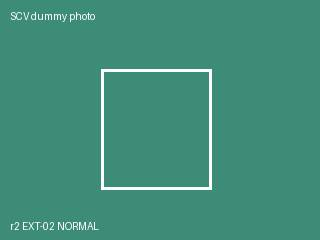
#> input picture ros2_ws/src/scv_app/scv_media/2026/08/25/r2/EXT-02_9b4a84b1_rgb.jpg, 320 x 240 px
$ python -i rack_conditioner.py   (imports and definitions only)
#> lines starting #> are read from the running program, lines starting #| are printed output that depends on the picture; after the words box and inside, x2 and y2 are one past the last pixel; in counts of white or black regions, pixels touching at a corner belong together
#> further down, picture is the input picture: shape (240, 320, 3); mean B, G, R 122.1, 141.7, 66.2
"""랙 파이프 자동 감지와 기준 사진 비교로 상자 돌출을 검사하는 함수 모음."""

from pathlib import Path

import cv2
import numpy as np
from scv_msgs.msg import InspectionResult


def _longest_run_per_column(mask):
    """각 열에서 가장 긴 연속 흰 구간의 길이와 시작 행을 구한다."""
    h, w = mask.shape
    lengths = np.zeros(w, dtype=np.int32)
    starts = np.zeros(w, dtype=np.int32)
    for col in range(w):
        column = mask[:, col]
        best_len = 0
        best_start = 0
        run_start = -1
        for row in range(h):
            if column[row] > 0:
                if run_start < 0:
                    run_start = row
            else:
                if run_start >= 0:
                    run_len = row - run_start
                    if run_len > best_len:
                        best_len = run_len
                        best_start = run_start
                    run_start = -1
        if run_start >= 0:
            run_len = h - run_start
            if run_len > best_len:
                best_len = run_len
                best_start = run_start
        lengths[col] = best_len
        starts[col] = best_start
    return lengths, starts


def detect_rack(frame, min_run_ratio=0.30, pipe_max_width=40):
    """흰색 파이프의 수직 연속성으로 랙 좌우 경계를 자동 검출한다. 못 찾으면 None."""
#> called with min_run_ratio = 0.3, pipe_max_width = 40
    h, w = frame.shape[:2]
#> h = 240; w = 320
    hsv = cv2.cvtColor(frame, cv2.COLOR_BGR2HSV)
#> hsv: shape (240, 320, 3); mean H, S, V 82.2, 137.8, 141.7
    white = cv2.inRange(hsv, (0, 0, 170), (180, 65, 255))
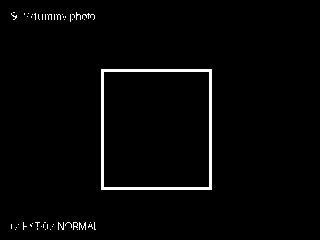
#> white: shape (240, 320); 2.2% white; 50 white regions (46 under 20 px), largest, box (x1, y1, x2, y2) and area: (101, 69, 212, 190) 1356, (82, 13, 95, 20) 30, (79, 222, 86, 230) 28, (58, 222, 64, 230) 23
    white = cv2.morphologyEx(white, cv2.MORPH_OPEN,
                             cv2.getStructuringElement(cv2.MORPH_RECT, (1, 25)))
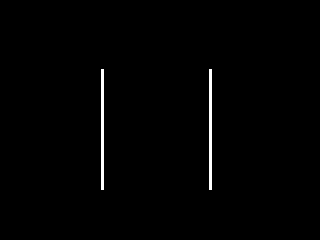
#> white: shape (240, 320); 0.95% white; 2 white regions, box (x1, y1, x2, y2) and area: (101, 69, 104, 190) 363, (209, 69, 212, 190) 363
    white = cv2.morphologyEx(white, cv2.MORPH_CLOSE, np.ones((7, 3), np.uint8))

    run_lengths, run_starts = _longest_run_per_column(white)
#> after the loop in _longest_run_per_column, `for col in range(w):`: lengths = 320 values, max 121 at index 101, min 0 at index 0, mean 2.27; starts = 320 values, max 69 at index 101, min 0 at index 0, mean 1.29
#> run_lengths has the same summary as lengths in _longest_run_per_column; run_starts has the same summary as starts in _longest_run_per_column

    pipe_threshold = h * min_run_ratio
#> pipe_threshold = 72
    pipe_cols = np.where(run_lengths >= pipe_threshold)[0]
#> pipe_cols = [101, 102, 103, 209, 210, 211]
    margin = int(w * 0.03)
#> margin = 9
    pipe_cols = pipe_cols[(pipe_cols > margin) & (pipe_cols < w - margin)]
    if len(pipe_cols) < 2:
        return None

    groups = []
    current = [pipe_cols[0]]
#> current = [101]
    for i in range(1, len(pipe_cols)):
        if pipe_cols[i] - pipe_cols[i - 1] <= 8:
            current.append(pipe_cols[i])
        else:
            groups.append(np.array(current))
            current = [pipe_cols[i]]
#> this loop made 5 passes
#> current on pass 3: [209]
#> after the loop, groups = [[101, 102, 103]]
    groups.append(np.array(current))

    scored = []
    for g in groups:
        width = g[-1] - g[0] + 1
        if width > pipe_max_width:
            continue
        mean_run = float(run_lengths[g].mean())
        scored.append({
            'group': g,
            'center': float(np.mean(g)),
            'width': width,
            'max_run': int(run_lengths[g].max()),
            'score': mean_run * (1.0 if 8 <= width <= 30 else 0.5),
            'start': int(np.median(run_starts[g])),
            'end': int(np.median(run_starts[g] + run_lengths[g])),
        })
#> this loop made 2 passes
#> (g, width, mean_run) on passes 1 to 2: ([101, 102, 103], 3, 121), ([209, 210, 211], 3, 121)
#> after the loop, scored = 2 items

    best_pair = None
    best_score = 0
    for i in range(len(scored)):
        for j in range(i + 1, len(scored)):
            gi, gj = scored[i], scored[j]
            sep = abs(gj['center'] - gi['center'])
            if sep < 80 or sep > w * 0.65:
                continue
            ratio = min(gi['max_run'], gj['max_run']) / max(gi['max_run'], gj['max_run'])
            if ratio < 0.5 or abs(gi['start'] - gj['start']) > h * 0.15:
                continue
            score = (gi['score'] + gj['score']) * ratio
            if score > best_score:
                best_score = score
                best_pair = (gi, gj)
#> this loop made 2 passes
#> after the loop, best_score = 121

    if best_pair is None:
        return None

    left = best_pair[0] if best_pair[0]['center'] < best_pair[1]['center'] else best_pair[1]
#> left = {'group': [101, 102, 103], 'center': 102, 'width': 3, 'max_run': 121, 'score': 60.5, 'start': 69, 'end': 190}
    right = best_pair[1] if best_pair[0]['center'] < best_pair[1]['center'] else best_pair[0]
#> right = {'group': [209, 210, 211], 'center': 210, 'width': 3, 'max_run': 121, 'score': 60.5, 'start': 69, 'end': 190}

    return {
        'left': int(left['center']),
        'right': int(right['center']),
        'top': min(left['start'], right['start']),
        'bottom': max(left['end'], right['end']),
    }


# [61 lines left out: functions capture_reference, save_reference, load_reference, _check_zone, not called in this run]


def inspect_rack(frame, rack=None, reference=None, margin=10, zone_width=70,
                 diff_threshold=25, min_area=300):
    """기준 사진과 비교해 랙 좌우 바깥 영역이 바뀌었는지 검사한다."""
    report = {'verdict': InspectionResult.UNCONFIRMED,
              'reason': 'rack not detected',
              'rack': None, 'protrusions': [], 'zones': []}

    if rack is None:
        rack = detect_rack(frame)
#> rack = {'left': 102, 'right': 210, 'top': 69, 'bottom': 190}
    if rack is None:
        return report

    report['rack'] = rack
    if reference is None:
        report['reason'] = 'normal reference missing; press N to save'
        return report

    ref_frame = reference['frame']
    ref_rack = reference['rack']
    if ref_frame.shape != frame.shape:
        report['reason'] = 'frame size changed; press R and re-capture'
        return report

    left_x, right_x = rack['left'], rack['right']
    top, bottom = rack['top'], rack['bottom']
    rack_h = bottom - top
    check_top = top + int(rack_h * 0.12)
    check_bottom = bottom - int(rack_h * 0.04)
    h, w = frame.shape[:2]

    ref_left = ref_rack['left']
    ref_right = ref_rack['right']
    ref_top = ref_rack['top']
    ref_bottom = ref_rack['bottom']
    ref_rack_h = ref_bottom - ref_top
    ref_check_top = ref_top + int(ref_rack_h * 0.12)
    ref_check_bottom = ref_bottom - int(ref_rack_h * 0.04)

    for side in ('left', 'right'):
        if side == 'left':
            cx_s = max(0, left_x - zone_width)
            cx_e = max(0, left_x - margin)
            rx_s = max(0, ref_left - zone_width)
            rx_e = max(0, ref_left - margin)
        else:
            cx_s = min(w, right_x + margin)
            cx_e = min(w, right_x + zone_width)
            rx_s = min(w, ref_right + margin)
            rx_e = min(w, ref_right + zone_width)

        zone_w = min(cx_e - cx_s, rx_e - rx_s)
        zone_h = min(check_bottom - check_top, ref_check_bottom - ref_check_top)
        if zone_w < 10 or zone_h < 30:
            continue

        report['zones'].append((cx_s, check_top, zone_w, zone_h))
        cur_zone = frame[check_top:check_top + zone_h, cx_s:cx_s + zone_w]
        ref_zone = ref_frame[ref_check_top:ref_check_top + zone_h, rx_s:rx_s + zone_w]
        if cur_zone.shape != ref_zone.shape:
            continue

        hits = _check_zone(ref_zone, cur_zone, diff_threshold, min_area)
        for hit in hits:
            bx, by, bw, bh = hit['bbox']
            report['protrusions'].append({
                'side': side,
                'bbox': (bx + cx_s, by + check_top, bw, bh),
                'area': hit['area'],
            })

    if report['protrusions']:
        report.update(verdict=InspectionResult.ABNORMAL,
                      reason='object protruding outside rack boundary')
    else:
        report.update(verdict=InspectionResult.NORMAL,
                      reason='outside area matches normal reference')
    return report


# [55 lines left out: functions stabilize_result, draw_result, scale_display_point, not called in this run]

>>> import cv2
>>> picture = cv2.imread('../../scv_app/scv_media/2026/08/25/r2/EXT-02_9b4a84b1_rgb.jpg')
>>> result = inspect_rack(picture)
#> result = 5 items
